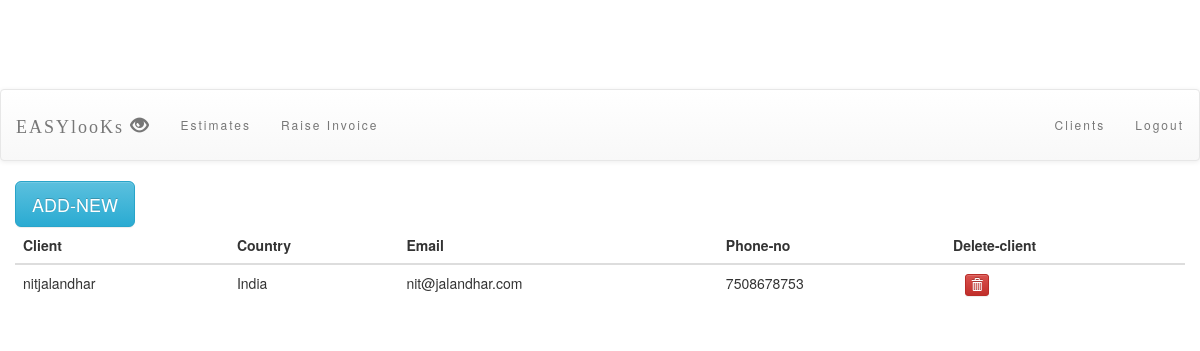
The page /invoice/clients/ (signed in) on the database its author committed.
### invoiceapp/models.py (models this page shows, shortened)
class Client(models.Model):
    user = models.ForeignKey(User,default=1)
    organisation_name = models.CharField(max_length=50)
    email = models.EmailField(default='')
    country = models.CharField(max_length=25)
    phone_number = models.CharField(max_length=30)
    client_address = models.CharField(max_length=500)

### invoiceapp/views.py (the view)
def client(request):
    all_clients = Client.objects.filter(user=request.user)
    return render(request, 'invoiceapp/client.html', {'all_clients': all_clients})

### invoiceapp/templates/invoiceapp/client.html (shortened to what this page needs)
<!DOCTYPE html>
<html lang="en">
<head>
    {% load staticfiles %}
    <link rel="stylesheet" type="text/css" href="{% static 'invoiceapp/style.css' %}"/>
	<link rel="stylesheet" href="https://maxcdn.bootstrapcdn.com/bootstrap/3.3.6/css/bootstrap.min.css">
	<link rel="stylesheet" href="https://maxcdn.bootstrapcdn.com/bootstrap/3.3.6/css/bootstrap-theme.min.css">
</head>
<body id="body">
<div id="index_page_header">EASYlooKs<span style="font-size: medium"><sup>cloud</sup><sub>InvoiCing</sub></span></div>
  <nav class="navbar navbar-default" id="navbar">
         <div class="container-fluid">
           <div class="navbar-header">
            <a href="{% url 'invoiceapp:index' %}" class="navbar-brand">EASYlooKs <span class="glyphicon glyphicon-eye-open"></span></a>
           </div>
    <div>
        <ul class="nav navbar-nav">
            <li><a href="{% url 'invoiceapp:estimates' %}" class="active">Estimates</a></li>
            <li><a href="{% url 'invoiceapp:raiseinvoice' %}">Raise Invoice </a></li>
        </ul>
        <ul class="nav navbar-nav navbar-right">
            <li><a href="{% url 'invoiceapp:client' %}" class="active">Clients</a></li>
            <li><a href="{% url 'invoiceapp:logout' %}" class="active">Logout</a></li>
        </ul>
    </div>
         </div>
  </nav>
<div class="container-fluid">
 <a href="{% url 'invoiceapp:add_client'%}">
   <button type="button" class="btn btn-info btn-lg" >ADD-NEW</button>
 </a>
<table class="table">
    <thead>
        <tr>
            <th>Client</th>
            <th>Country</th>
            <th>Email</th>
            <th>Phone-no</th>
            <th>Delete-client</th>
        </tr>
    </thead>
    <tbody>
      {% for client in all_clients %}
          <tr>
              <td>{{ client.organisation_name }}</td>
              <td>{{ client.country }}</td>
              <td>{{ client.email}}</td>
              <td>{{ client.phone_number}}</td>
              <td>
                  <a href="{% url 'invoiceapp:deleteclient' pk=client.pk %}">
                     &nbsp;&nbsp; <button type="button" class="btn btn-danger btn-xs">
                          <span class="glyphicon glyphicon-trash"></span>
                      </button>
                  </a>
              </td>
          </tr>
      {% endfor %}
    </tbody>
</table>
</div>
</body>
</html>

### invoiceapp/static/invoiceapp/style.css (style rules this page uses)
#body { background-image: url("http://i.stack.imgur.com/1Tzky.png"); background-size: cover; background-repeat: no-repeat ; }
#index_page_header { font-family: Harrington; font-size: 48px; color: white; padding-top: 10px; padding-bottom: 10px; background-image: url(" background-image: url("http://i.stack.imgur.com/1Tzky.png");"); text-align: center; }
.navbar { padding-top: 10px; padding-bottom: 10px; border: 0; border-radius: 0px; margin-bottom: 0px; font-size: 12px; letter-spacing: 2px; }
.navbar-brand { font-family:"Harrington"; font-size:xx-large; }

### rows shown on the page
Client: organisation_name "nitjalandhar", country "India", email "nit@jalandhar.com", phone_number "7508678753"
